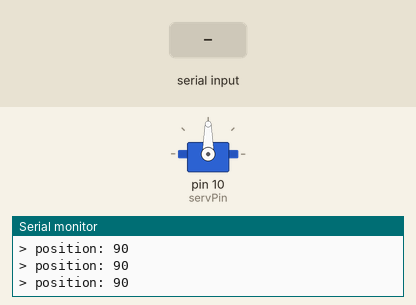
A sketch run on a simulated Arduino Uno, built with avr-gcc and run on an emulated ATmega328P. On the bench: servo, the last lines printed to the serial monitor. The inputs (shaded band) are chosen by the test bench.

Above: at 1.2 s.
1.3 s: byte 30 received over Serial
At 1.8 s:
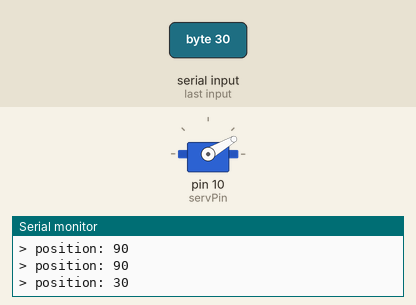
3.0 s: byte 120 received over Serial
At 4.1 s:
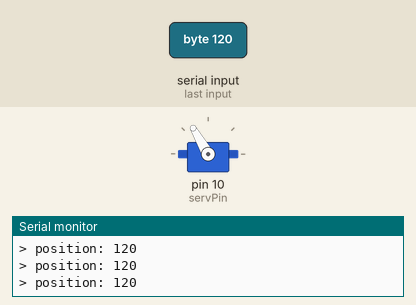
Timing chart, 0 to 6.0 s (numbered marks = the images above; inputs shaded):
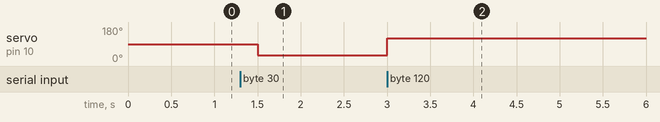

The sketch:

CalibreServo.pde
```cpp
/**
 * @author Julien Holtzer - julien.holtzer@gmail.com
 * @date 23-05-2009
 *
 * This code is intended to test the "zero" position of a 360ï¿½ servomotor.
 * Modified servomotor Futaba S3003 used on the Pobot Easy mobile robot
 * is turning continuously in one direction or another depending on the
 * standard servo command.
 *
 * Considering that a Servo (in standard Arduino 0013 library) can receive
 * an angle in degree as command between 0 and 180, the zero should be 90,
 * but due to the physical modification, it isn't that simple.
 *
 * This code will help the user to test several values sent via a serial terminal
 * for tuning the control software of any robot using this kind of modified servo.
 */

#include <Servo.h>

// servo object representing the motor
Servo serv;

// servo connection to the Arduino (digital output 9 or 10)
int servPin = 10;

// default value that will be updated when the user sends a new value
int valeur = 90;

void setup()
{
  // configure your serial terminal to 9600, N, 8, 1 (standard configuration for Arduino)
  Serial.begin(38400);
  // attach the servo with standard values
  serv.attach(servPin);
}

void loop()
{
  // test if a new value has been received
  if (Serial.available())
  {
    // update without any control
    valeur = Serial.read();
  }

  // update the command of the servo
  serv.write(valeur);

  // confirm the current value (equivalent to a servo position but continously rotating)
  Serial.print("> position: ");
  Serial.print(valeur);
  Serial.println();

  // 1/2 second delay to avoid saturation (don't update values more than twice per second)
  delay(500);

}
```

Measured:
- after the input at 1.3 s, servo on pin 10 (servPin): 90° → 30° after 0.20 s
- after the input at 3.0 s, servo on pin 10 (servPin): 30° → 120° at once
